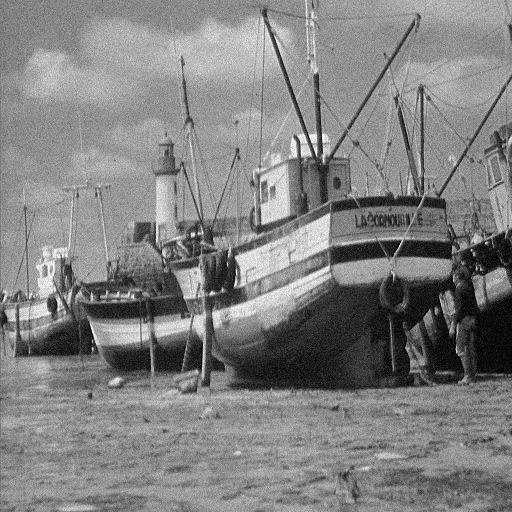
#> input picture data/BoatsNoise10.pgm, 512 x 512 px
$ python primal_dual.py
#> lines starting #> are read from the running program, lines starting #| are printed output that depends on the picture
from numba import jit, njit, cuda
import cv2
import numpy as np
import time

# @njit(parallel=True, nogil=True)
def primal_dual(img_obj, original_img, original_shape):
    x, y = original_shape
    dual_var = np.ones((x, y, 2))
    # gradient = np.zeros(dual_var.shape)
    sigma = 0.25
    theta = 1
    tau = 0.9
    alpha = 10
    iterations = 200
    previous_energy = 10000000000
    for k in range(iterations):
        sobelx = np.hstack((img_obj[:, 1:], np.zeros((x, 1)))) - np.hstack((np.zeros((x, 1)), img_obj[:, :-1]))
        sobely = np.vstack((img_obj[1:, :], np.zeros((1, y)))) - np.vstack((np.zeros((1, y)), img_obj[:-1, :]))
        gradient = np.dstack((sobelx, sobely))
        if k == 0:
            dual_var = gradient
        dual_var += sigma * gradient
        dual_var[:, :, 0] = dual_var[:, :, 0] / np.maximum(np.ones(original_shape), np.sqrt(
            np.square(dual_var[:, :, 0]) + np.square(dual_var[:, :, 1])) / alpha)
        dual_var[:, :, 1] = dual_var[:, :, 1] / np.maximum(np.ones(original_shape), np.sqrt(
            np.square(dual_var[:, :, 0]) + np.square(dual_var[:, :, 1])) / alpha)

        sobelx_dual = np.hstack((dual_var[:, 1:, 0], np.zeros((x, 1)))) - np.hstack(
            (np.zeros((x, 1)), dual_var[:, :-1, 0]))
        sobely_dual = np.vstack((dual_var[1:, :, 1], np.zeros((1, y)))) - np.vstack(
            (np.zeros((1, y)), dual_var[:-1, :, 1]))
        divergence_dual_var = sobelx_dual + sobely_dual
        new_img_obj = (img_obj + 2 * tau * original_img + tau * divergence_dual_var) / (1 + 2 * tau)
        new_img_obj = img_obj + theta * (new_img_obj - img_obj)
        energy = (img_obj - original_img) ** 2 + (alpha * (np.square(gradient[:, :, 0]) + np.square(gradient[:, :, 1])))
        # if previous_energy > energy.sum():
        #     previous_energy = energy.sum()
        img_obj = new_img_obj
        # print("Energy is %f", energy.sum())
    return img_obj


tick = time.time()
img = cv2.imread("data/BoatsNoise10.pgm", cv2.IMREAD_GRAYSCALE)
#> img is the input picture: shape (512, 512); min 0, max 255, mean 129.2
img = img/1.0
shape = img.shape
#> shape = (512, 512)
img = primal_dual(img, img.copy(), shape)
#> the loop in primal_dual, `for k in range(iterations):` made 200 passes
#> pass 1, in primal_dual, `sobelx = np.hstack((img_obj[:, 1:], np.zeros((x, 1)))) - np.hstack((np..`:
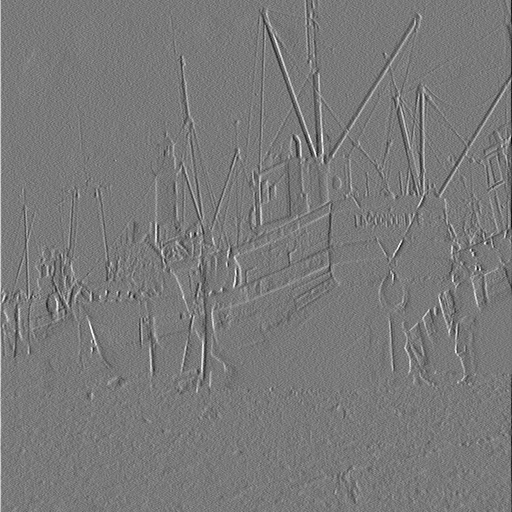
#> sobelx: shape (512, 512) float64; min -224, max 244, mean 0; drawn with min black and max white
#> pass 1, in primal_dual, `sobely = np.vstack((img_obj[1:, :], np.zeros((1, y)))) - np.vstack((np..`:
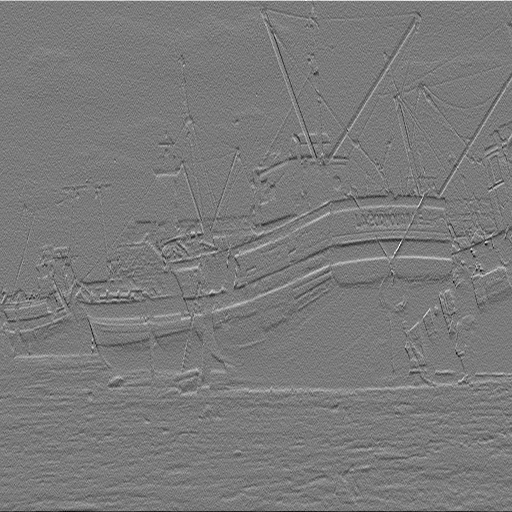
#> sobely: shape (512, 512) float64; min -207, max 223, mean 0; drawn with min black and max white
#> pass 1, in primal_dual, `sobelx_dual = np.hstack((dual_var[:, 1:, 0], np.zeros((x, 1)))) - np.h..`:
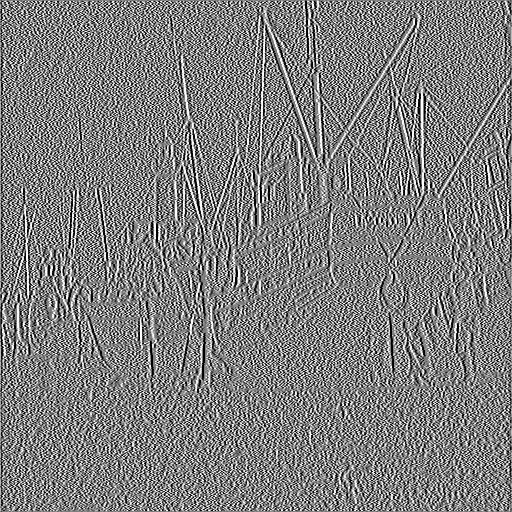
#> sobelx_dual: shape (512, 512) float64; min -20, max 20, mean -0.0368; drawn with min black and max white
#> pass 1, in primal_dual, `sobely_dual = np.vstack((dual_var[1:, :, 1], np.zeros((1, y)))) - np.v..`:
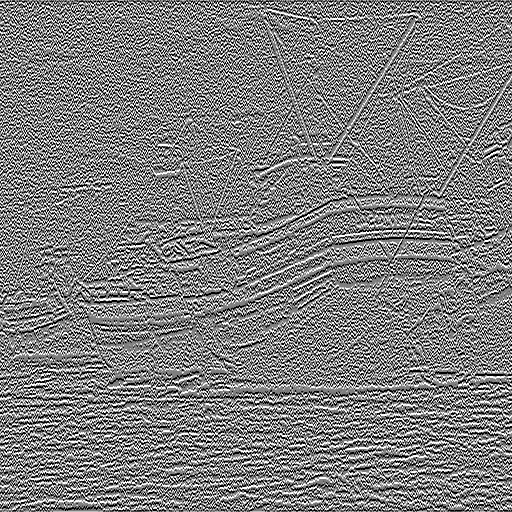
#> sobely_dual: shape (512, 512) float64; min -20, max 20, mean -0.0391; drawn with min black and max white
cv2.imwrite("data/BoatsProcessedPrimalDual.jpg", img)
tock = time.time()
print("Total time elapsed %f", tock - tick)

$ run again, with data/testGauss1.pgm copied over data/BoatsNoise10.pgm
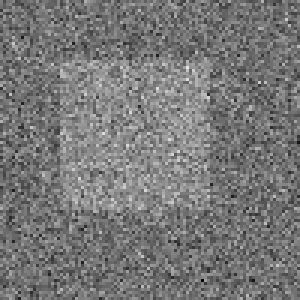
#> input picture data/testGauss1.pgm, 100 x 100 px (shown 3 times larger)
#> img is the input picture: shape (100, 100); min 4, max 226, mean 119.5
#> the loop in primal_dual, `for k in range(iterations):` made 200 passes
#> pass 1, in primal_dual, `sobelx_dual = np.hstack((dual_var[:, 1:, 0], np.zeros((x, 1)))) - np.h..`:
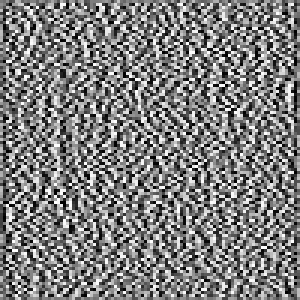
#> sobelx_dual: shape (100, 100) float64 (shown 3 times larger); min -20, max 20, mean -0.188; drawn with min black and max white
#> pass 1, in primal_dual, `sobely_dual = np.vstack((dual_var[1:, :, 1], np.zeros((1, y)))) - np.v..`:
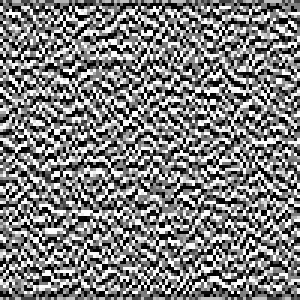
#> sobely_dual: shape (100, 100) float64 (shown 3 times larger); min -20, max 20, mean -0.2; drawn with min black and max white

$ run again, with data/withHolesHarder.pgm copied over data/BoatsNoise10.pgm
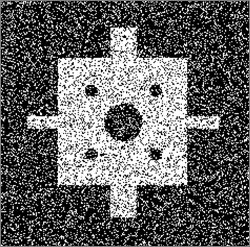
#> input picture data/withHolesHarder.pgm, 250 x 247 px
#> img is the input picture: shape (247, 250); min 0, max 255, mean 96.9
#> the loop in primal_dual, `for k in range(iterations):` made 200 passes
#> pass 1, in primal_dual, `sobelx_dual = np.hstack((dual_var[:, 1:, 0], np.zeros((x, 1)))) - np.h..`:
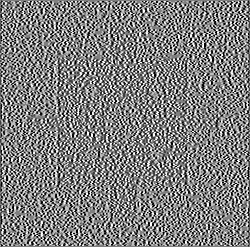
#> sobelx_dual: shape (247, 250) float64; min -20, max 20, mean -0.0486; drawn with min black and max white
#> pass 1, in primal_dual, `sobely_dual = np.vstack((dual_var[1:, :, 1], np.zeros((1, y)))) - np.v..`:
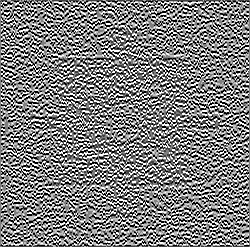
#> sobely_dual: shape (247, 250) float64; min -20, max 20, mean -0.0496; drawn with min black and max white
